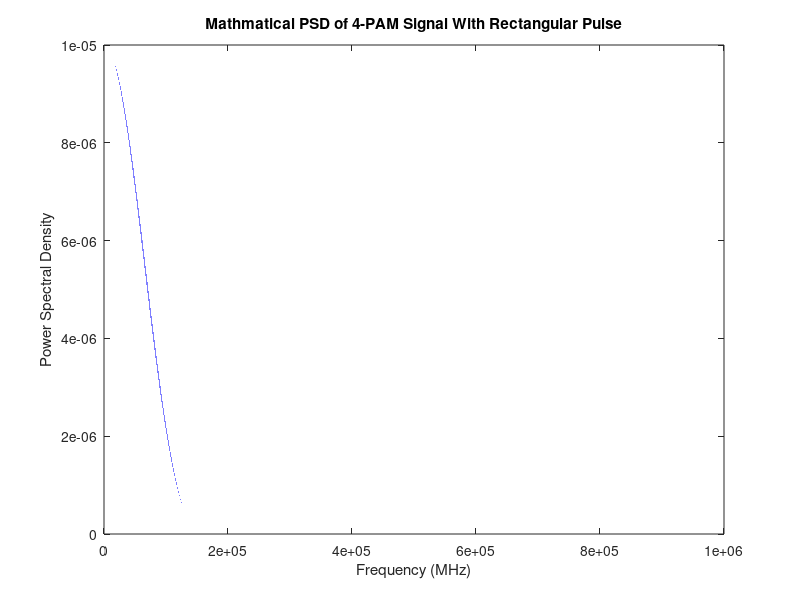

MATLAB code for this plot:
%This code generates a plot of PSM against bandwidth given frequency and
%bandwidth using the mathmatical approach.

f = 1000000;
T = 1/500000;
f = linspace(0, f, 1000000);

S = 5 * T * (sinc(pi * f * T)).^2;

figure(1);
plot(S)
xlabel('Frequency (MHz)')
ylabel('Power Spectral Density')
title('Mathmatical PSD of 4-PAM Signal With Rectangular Pulse')
